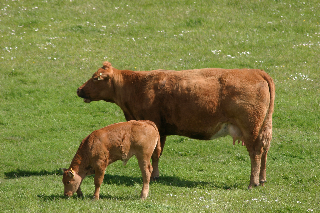
%> input picture Project/textonizationTestImg.bmp, 320 x 213 px
$ octave testIntImg.m   (GNU Octave 9; MATLAB toolbox functions it lacks are replaced by stand-ins)
%> lines starting %> are read from the running program, lines starting %| are printed output that depends on the picture
### Project/calcIntImg.m
%{
calcIntImg.m

ML founndations - 2012A
Yaniv Bar

calculate the integral image

Input:
f - image

Output:
g - integral image
%}
function g = calcIntImg(f)
[f_n,f_m]=size(f);
g=zeros(f_n,f_m);
for i=1:f_n
    for j=1:f_m
        tempSum=sum(sum(f(1:i,1:j)));
        g(i,j)=tempSum;
    end
end

### Project/testIntImg.m
%{
testIntImg.m

ML founndations - 2012A
Yaniv Bar

%}
clear;

DEBUG_FLAG=0;
imgFileName = 'textonizationTestImg.bmp';

if(DEBUG_FLAG==1)
    I=[1,1,1;1,1,1;1,1,1];
else
    inp=imgFileName;

    L=256;
    I=imread(inp);
%> I is the input picture: size 213x320x3 uint8; mean R, G, B 125.8, 128.4, 66.8
    [I_n,I_m,I_b]=size(I);
%> I_n = 213; I_m = 320; I_b = 3
    if(I_b==3)
        I=rgb2gray(I);
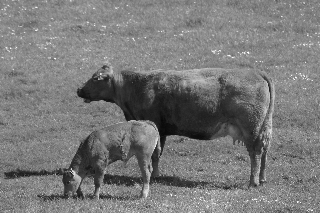
%> I: size 213x320 uint8; min 8, max 255, mean 120.6
    end
    I=cast(I,'double')*(1/(L-1));
%> I: size 213x320 double
end
intImg_I = calcIntImg(I);
%> after the loop in calcIntImg, `for i=1:f_n`:
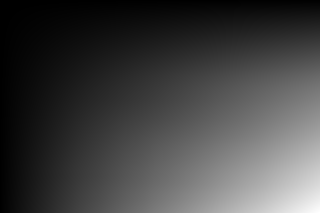
%> g: size 213x320 double; min 0.49, max 32231.2, mean 8436.5; drawn with min black and max white

if(DEBUG_FLAG==1)
    I
    intImg_I
else
    figure;
    subplot(1,2,1);imshow(I);
    subplot(1,2,2);imagesc(intImg_I);
%> after `imagesc(intImg_I)`:
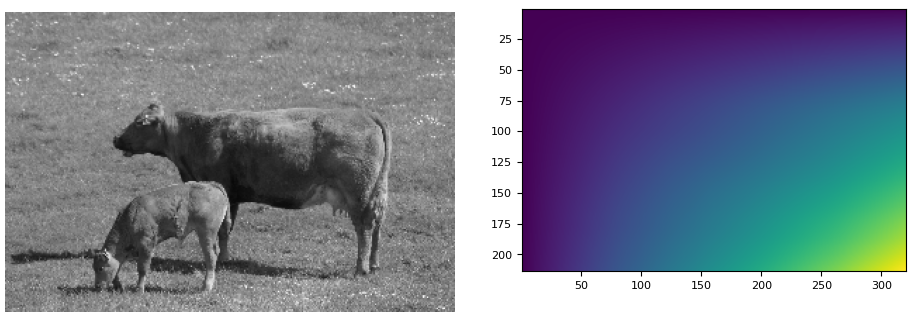
%> figure redrawn from the program's plot data, 2 panels
end
